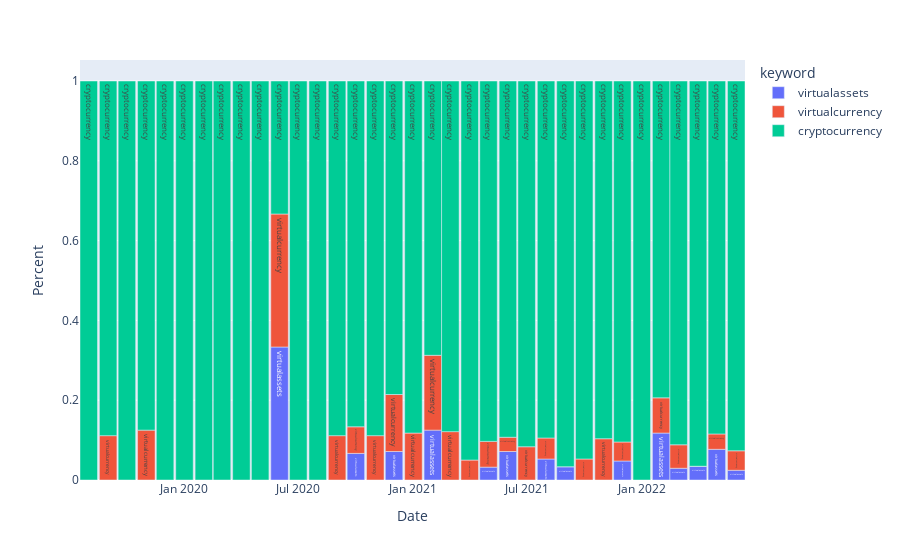

The cell this chart's notebook holds for it:
### Code cell
mekko(df_e,['virtualassets','virtualcurrency','cryptocurrency'])

### Figure 1 — Plotly figure (JSON) as saved in the notebook; plotly's stock layout.template omitted (floating-point values rounded to 4 significant figures)
{"data": [{"alignmentgroup": "True", "hovertemplate": "keyword=%{text}<br>Date=%{x}<br>Percent=%{y}<extra></extra>", "legendgroup": "virtualassets", "marker": {"color": "#636efa", "pattern": {"shape": ""}}, "name": "virtualassets", "offsetgroup": "virtualassets", "orientation": "v", "showlegend": true, "text": ["virtualassets", "virtualassets", "virtualassets", "virtualassets", "virtualassets", "virtualassets", "virtualassets", "virtualassets", "virtualassets", "virtualassets", "virtualassets", "virtualassets", "virtualassets", "virtualassets", "virtualassets", "virtualassets", "virtualassets", "virtualassets", "virtualassets", "virtualassets", "virtualassets", "virtualassets", "virtualassets", "virtualassets", "virtualassets", "virtualassets", "virtualassets", "virtualassets", "virtualassets", "virtualassets", "virtualassets", "virtualassets", "virtualassets", "virtualassets", "virtualassets"], "textposition": "auto", "type": "bar", "x": ["2019-08-01T00:00:00", "2019-09-01T00:00:00", "2019-10-01T00:00:00", "2019-11-01T00:00:00", "2019-12-01T00:00:00", "2020-01-01T00:00:00", "2020-02-01T00:00:00", "2020-03-01T00:00:00", "2020-04-01T00:00:00", "2020-05-01T00:00:00", "2020-06-01T00:00:00", "2020-07-01T00:00:00", "2020-08-01T00:00:00", "2020-09-01T00:00:00", "2020-10-01T00:00:00", "2020-11-01T00:00:00", "2020-12-01T00:00:00", "2021-01-01T00:00:00", "2021-02-01T00:00:00", "2021-03-01T00:00:00", "2021-04-01T00:00:00", "2021-05-01T00:00:00", "2021-06-01T00:00:00", "2021-07-01T00:00:00", "2021-08-01T00:00:00", "2021-09-01T00:00:00", "2021-10-01T00:00:00", "2021-11-01T00:00:00", "2021-12-01T00:00:00", "2022-01-01T00:00:00", "2022-02-01T00:00:00", "2022-03-01T00:00:00", "2022-04-01T00:00:00", "2022-05-01T00:00:00", "2022-06-01T00:00:00"], "xaxis": "x", "y": [0, 0, 0, 0, 0, 0, 0, 0, 0, 0, 0.3333, 0, 0, 0, 0.06667, 0, 0.07143, 0, 0.125, 0, 0, 0.03226, 0.07143, 0, 0.05263, 0.03333, 0, 0, 0.04762, 0, 0.1176, 0.02941, 0.03448, 0.07692, 0.02439], "yaxis": "y"}, {"alignmentgroup": "True", "hovertemplate": "keyword=%{text}<br>Date=%{x}<br>Percent=%{y}<extra></extra>", "legendgroup": "virtualcurrency", "marker": {"color": "#EF553B", "pattern": {"shape": ""}}, "name": "virtualcurrency", "offsetgroup": "virtualcurrency", "orientation": "v", "showlegend": true, "text": ["virtualcurrency", "virtualcurrency", "virtualcurrency", "virtualcurrency", "virtualcurrency", "virtualcurrency", "virtualcurrency", "virtualcurrency", "virtualcurrency", "virtualcurrency", "virtualcurrency", "virtualcurrency", "virtualcurrency", "virtualcurrency", "virtualcurrency", "virtualcurrency", "virtualcurrency", "virtualcurrency", "virtualcurrency", "virtualcurrency", "virtualcurrency", "virtualcurrency", "virtualcurrency", "virtualcurrency", "virtualcurrency", "virtualcurrency", "virtualcurrency", "virtualcurrency", "virtualcurrency", "virtualcurrency", "virtualcurrency", "virtualcurrency", "virtualcurrency", "virtualcurrency", "virtualcurrency"], "textposition": "auto", "type": "bar", "x": ["2019-08-01T00:00:00", "2019-09-01T00:00:00", "2019-10-01T00:00:00", "2019-11-01T00:00:00", "2019-12-01T00:00:00", "2020-01-01T00:00:00", "2020-02-01T00:00:00", "2020-03-01T00:00:00", "2020-04-01T00:00:00", "2020-05-01T00:00:00", "2020-06-01T00:00:00", "2020-07-01T00:00:00", "2020-08-01T00:00:00", "2020-09-01T00:00:00", "2020-10-01T00:00:00", "2020-11-01T00:00:00", "2020-12-01T00:00:00", "2021-01-01T00:00:00", "2021-02-01T00:00:00", "2021-03-01T00:00:00", "2021-04-01T00:00:00", "2021-05-01T00:00:00", "2021-06-01T00:00:00", "2021-07-01T00:00:00", "2021-08-01T00:00:00", "2021-09-01T00:00:00", "2021-10-01T00:00:00", "2021-11-01T00:00:00", "2021-12-01T00:00:00", "2022-01-01T00:00:00", "2022-02-01T00:00:00", "2022-03-01T00:00:00", "2022-04-01T00:00:00", "2022-05-01T00:00:00", "2022-06-01T00:00:00"], "xaxis": "x", "y": [0, 0.1111, 0, 0.125, 0, 0, 0, 0, 0, 0, 0.3333, 0, 0, 0.1111, 0.06667, 0.1111, 0.1429, 0.1176, 0.1875, 0.1212, 0.05, 0.06452, 0.03571, 0.08333, 0.05263, 0, 0.05263, 0.1034, 0.04762, 0, 0.08824, 0.05882, 0, 0.03846, 0.04878], "yaxis": "y"}, {"alignmentgroup": "True", "hovertemplate": "keyword=%{text}<br>Date=%{x}<br>Percent=%{y}<extra></extra>", "legendgroup": "cryptocurrency", "marker": {"color": "#00cc96", "pattern": {"shape": ""}}, "name": "cryptocurrency", "offsetgroup": "cryptocurrency", "orientation": "v", "showlegend": true, "text": ["cryptocurrency", "cryptocurrency", "cryptocurrency", "cryptocurrency", "cryptocurrency", "cryptocurrency", "cryptocurrency", "cryptocurrency", "cryptocurrency", "cryptocurrency", "cryptocurrency", "cryptocurrency", "cryptocurrency", "cryptocurrency", "cryptocurrency", "cryptocurrency", "cryptocurrency", "cryptocurrency", "cryptocurrency", "cryptocurrency", "cryptocurrency", "cryptocurrency", "cryptocurrency", "cryptocurrency", "cryptocurrency", "cryptocurrency", "cryptocurrency", "cryptocurrency", "cryptocurrency", "cryptocurrency", "cryptocurrency", "cryptocurrency", "cryptocurrency", "cryptocurrency", "cryptocurrency"], "textposition": "auto", "type": "bar", "x": ["2019-08-01T00:00:00", "2019-09-01T00:00:00", "2019-10-01T00:00:00", "2019-11-01T00:00:00", "2019-12-01T00:00:00", "2020-01-01T00:00:00", "2020-02-01T00:00:00", "2020-03-01T00:00:00", "2020-04-01T00:00:00", "2020-05-01T00:00:00", "2020-06-01T00:00:00", "2020-07-01T00:00:00", "2020-08-01T00:00:00", "2020-09-01T00:00:00", "2020-10-01T00:00:00", "2020-11-01T00:00:00", "2020-12-01T00:00:00", "2021-01-01T00:00:00", "2021-02-01T00:00:00", "2021-03-01T00:00:00", "2021-04-01T00:00:00", "2021-05-01T00:00:00", "2021-06-01T00:00:00", "2021-07-01T00:00:00", "2021-08-01T00:00:00", "2021-09-01T00:00:00", "2021-10-01T00:00:00", "2021-11-01T00:00:00", "2021-12-01T00:00:00", "2022-01-01T00:00:00", "2022-02-01T00:00:00", "2022-03-01T00:00:00", "2022-04-01T00:00:00", "2022-05-01T00:00:00", "2022-06-01T00:00:00"], "xaxis": "x", "y": [1, 0.8889, 1, 0.875, 1, 1, 1, 1, 1, 1, 0.3333, 1, 1, 0.8889, 0.8667, 0.8889, 0.7857, 0.8824, 0.6875, 0.8788, 0.95, 0.9032, 0.8929, 0.9167, 0.8947, 0.9667, 0.9474, 0.8966, 0.9048, 1, 0.7941, 0.9118, 0.9655, 0.8846, 0.9268], "yaxis": "y"}], "layout": {"bargap": 0, "barmode": "relative", "legend": {"title": {"text": "keyword"}, "tracegroupgap": 0}, "margin": {"t": 60}, "xaxis": {"anchor": "y", "domain": [0, 1], "title": {"text": "Date"}}, "yaxis": {"anchor": "x", "domain": [0, 1], "title": {"text": "Percent"}}}}
